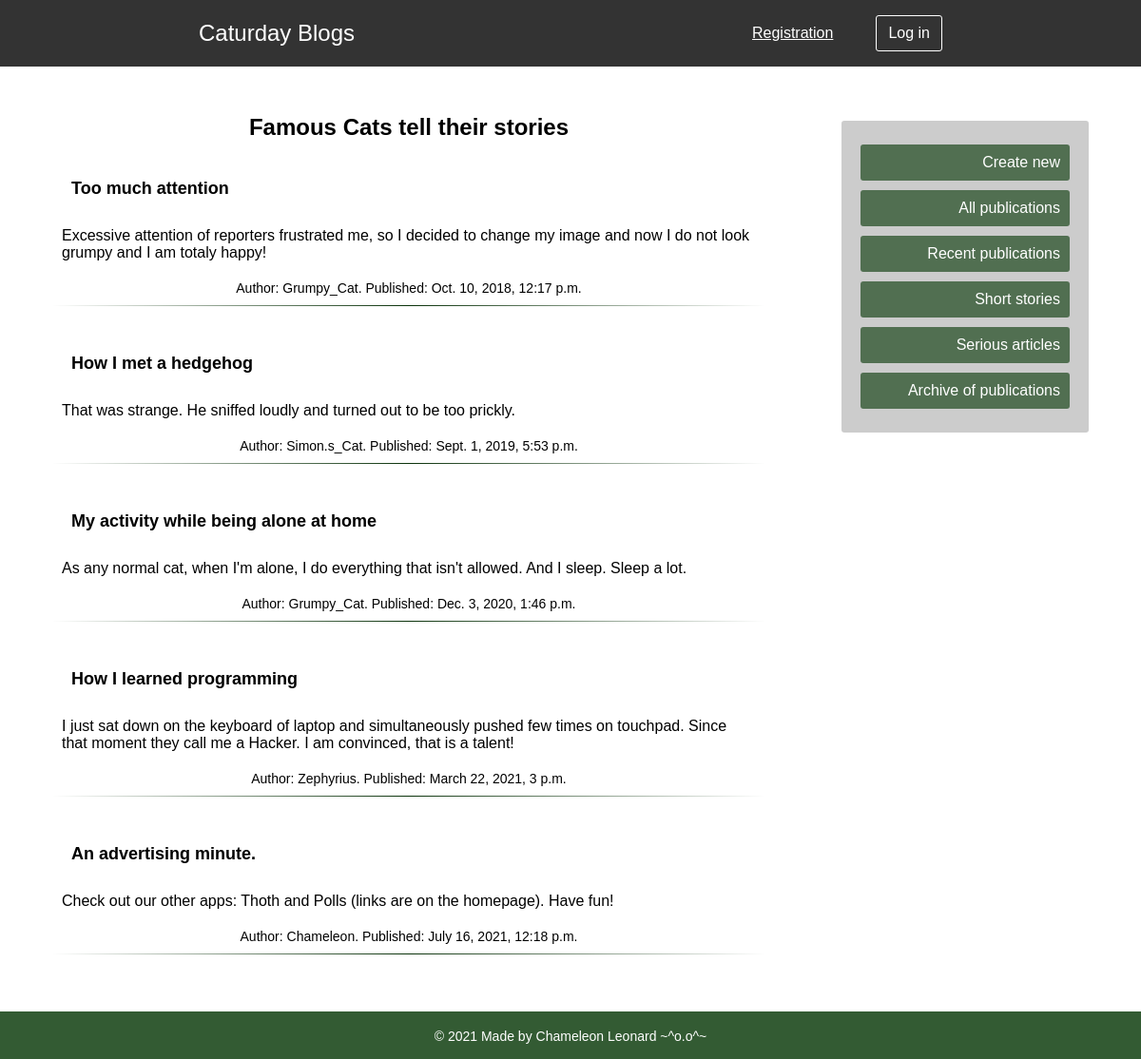
Screenshot of /blogs/catpost/short_stories/ with the database file from the repository.
### catblogs/models.py (models this page shows, shortened)
class CatPost(models.Model):
    catauthor = models.ForeignKey(settings.AUTH_USER_MODEL,
                                  on_delete=models.SET_DEFAULT,
                                  default=19)
    catitle = models.CharField(max_length=200)
    catext = models.TextField()
    creation_date = models.DateTimeField(default=timezone.now)
    publication_date = models.DateTimeField(blank=True, null=True)

### catblogs/views.py (the view)
# urls.py: path('short_stories/', views.ShortPostListView.as_view(), name='catpost_short'),
class ShortPostListView(generic.ListView):
    template_name = 'catblogs/catpost_list.html'
    context_object_name = 'catposts'
    def get_queryset(self):
        return CatPost.objects.extra(
            where=["LENGTH(catext) < 300"]
        ).order_by('publication_date')

### catblogs/templates/catblogs/catpost_list.html (shortened to what this page needs)
{% extends 'catblogs/base.html' %}
{% block content %}
    {% if catposts %}
        <h1>Famous Cats tell their stories</h1>
        {% for catpost in catposts %}
            <div class="post">
                <h2><a href="{% url 'catblogs:catpost_detail' pk=catpost.pk %}">{{ catpost.catitle }}</a></h2>
                <p class="post-text">{{ catpost.catext|truncatewords:90|linebreaksbr }}</p>
                <p class="auth-date">Author: {{ catpost.catauthor }}. Published: {{ catpost.publication_date }} </p>
                <hr>
            </div>
        {% endfor %}
    {% else %}
        <div class="post">
            <p class="post-text">Unfortunately, there is no posts in this category.</p>
        </div>
    {% endif %}
{% endblock %}

### catblogs/static/catblogs/css/style.css (style rules this page uses)
* { margin: 0; padding: 0; }
html, body { height: 100vh; }
body { font-family: Arial, sans-serif; font-weight: normal; }
.main h1 { padding: 0 0 20px; font-size: 24px; text-align: center; }
.post h2 { font-size: 18px; padding: 20px; }
.post h2 a { text-decoration: none; color: #000; }
.post-text { font-size: 16px; padding: 10px; border-radius: 10px; }
.auth-date { font-size: 14px; text-align: center; padding: 10px; }
hr { border: 0; height: 1px; background: #333; background-image: linear-gradient(to right, #fff, rgba(0, 50, 0, .8), #fff); margin-bottom: 30px; }

### rows the page displays
CatPost: catitle "Too much attention", catext "Excessive attention of reporters frustrated me, so I decided to change my image and now I do not look grumpy and I am totaly happy!", catauthor "Grumpy_Cat", publication_date "Oct. 10, 2018, 12:17 p.m."
CatPost: catitle "How I met a hedgehog", catext "That was strange. He sniffed loudly and turned out to be too prickly.", catauthor "Simon.s_Cat", publication_date "Sept. 1, 2019, 5:53 p.m."
CatPost: catitle "My activity while being alone at home", catext "As any normal cat, when I'm alone, I do everything that isn't allowed. And I sleep. Sleep a lot.", catauthor "Grumpy_Cat", publication_date "Dec. 3, 2020, 1:46 p.m."
CatPost: catitle "How I learned programming", catext "I just sat down on the keyboard of laptop and simultaneously pushed few times on touchpad. Since that moment they call me a Hacker. I am convinced, that is a talent!", catauthor "Zephyrius", publication_date "March 22, 2021, 3 p.m."
CatPost: catitle "An advertising minute.", catext "Check out our other apps: Thoth and Polls (links are on the homepage). Have fun!", catauthor "Chameleon", publication_date "July 16, 2021, 12:18 p.m."
